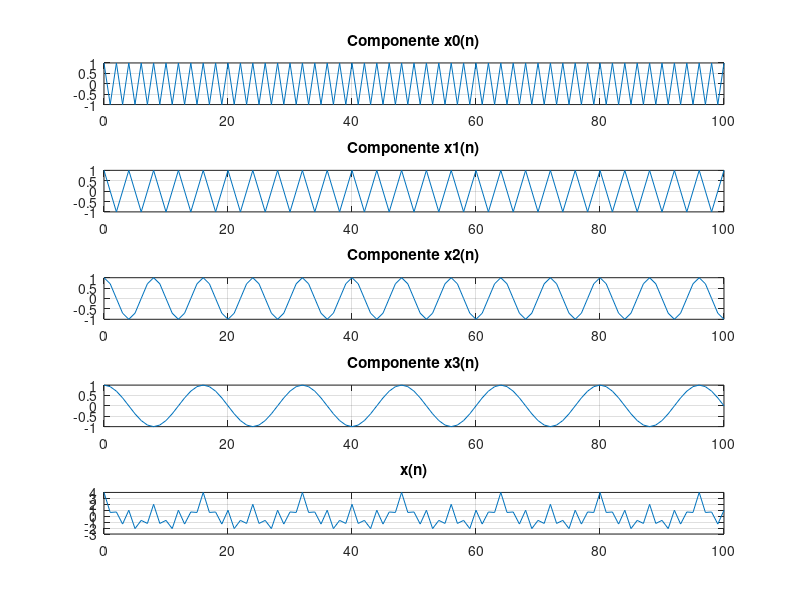

Write MATLAB code to recreate this figure. (Note: this script raises an error after producing the figure.)
%*********************************************************************
%
%	Programa: respfrec.m
%
%
%	Fecha: Noviembre 2004
%
%***********************************************************************
clear all;
close all;

%	Generacion senal de entrada
Lx=100;	
n=0:Lx;
x0=cos(pi*n);
x1=cos(pi/2*n);
x2=cos(pi/4*n);
x3=cos(pi/8*n);
%x0=cos(pi/12*n);
%x1=cos(pi/3*n);
x=x0+x1+x2+x3;

%	Dibujo componentes de la senal
figure(1);
subplot(511);
plot(n,x0);
title('Componente x0(n)');
grid
subplot(512);
plot(n,x1);
title('Componente x1(n)');
grid
subplot(513);
plot(n,x2);
title('Componente x2(n)');
grid
subplot(514);
plot(n,x3);
title('Componente x3(n)');
grid
subplot(515);
plot(n,x);
title('x(n)');
grid
disp('Pulse una tecla...')
pause

%      Calculo de la transformada de Fourier
[X,Wx]=dtft(x,500);
%XdB=20*log10(abs(X));

%========================================================
%	Obtencion de respuesta al impulso del filtro
Lh=50;
nh=(-Lh:Lh)+eps;
W=pi/16;
Wc=pi/4;
h=(sin(W*nh).*cos(Wc*nh))./(pi*nh);

%      Calculo de la transformada de Fourier
[H,Wh]=dtft(h,500);
%HdB=20*log10(abs(H));


%====================================================
%	Calculo de la salida y dibujo de la salida y su T.F.

y=conv(x,h);

%      Calculo de la transformada de Fourier
[Y,Wy]=dtft(y,500);
%YdB=20*log10(abs(Y));

%=================================================
%	Representacion de las senhales en tiempo

figure(2);
subplot(311);
plot(n,x);
title('Entrada al filtro: x(n)=x0(n)+x1(n)');
grid

subplot(312)
plot(nh,h)
grid;
title('Respuesta al impulso del filtro, h(n)')

subplot(313)
plot(-Lh:Lx+Lh,y)
axis([0 Lx floor(min(y)) ceil(max(y))])
grid;
title('Salida del filtro')

disp('Pulse una tecla...')
pause

%======================================================
%	Representacion de las senhales en frecuencia



figure(3)
subplot(311);
absX=abs(X);
plot(Wx,absX);
axis([-4 4 0 max(absX)])
title('Entrada, X(W)');
grid

subplot(312)
absH=abs(H);
plot(Wh,absH)
axis([-4 4 0 max(absH)])
grid;
title('Filtro, H(W)')

subplot(313)
absY=abs(Y);
plot(Wy,absY);
axis([-4 4 0 max(absY)])
title('Salida, Y(W)');
grid

